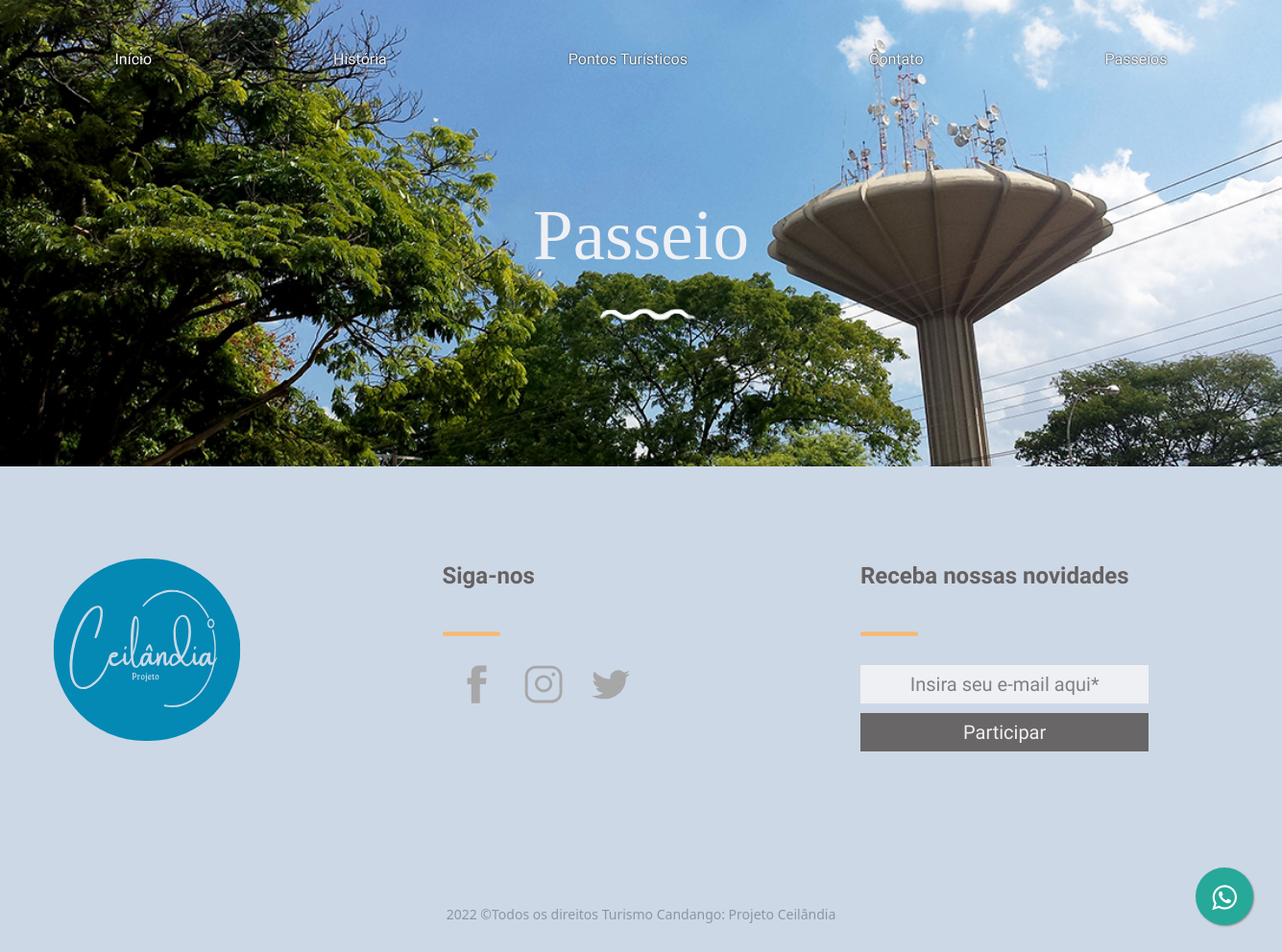
Page /VIEW/passeio.php on the earlier database version.
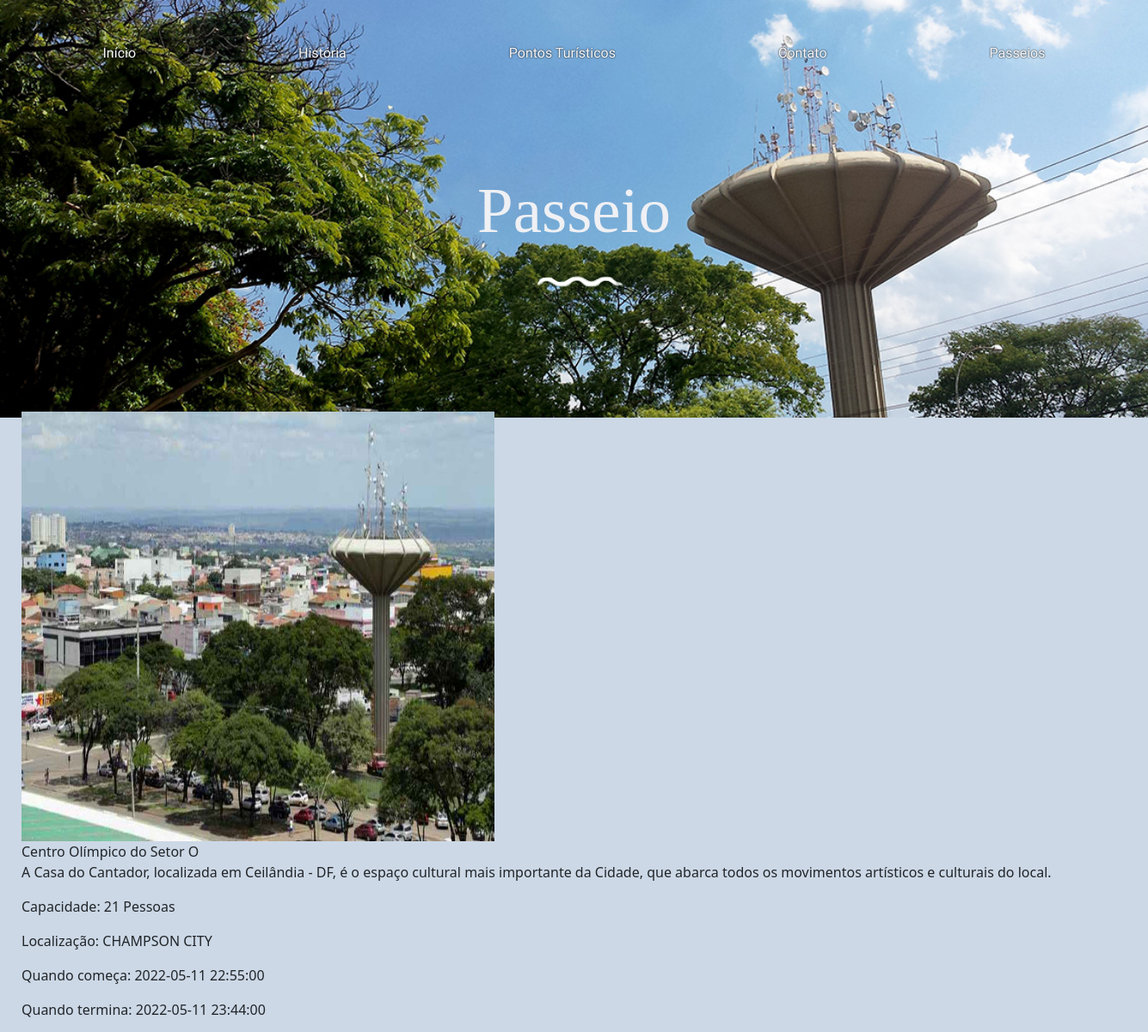
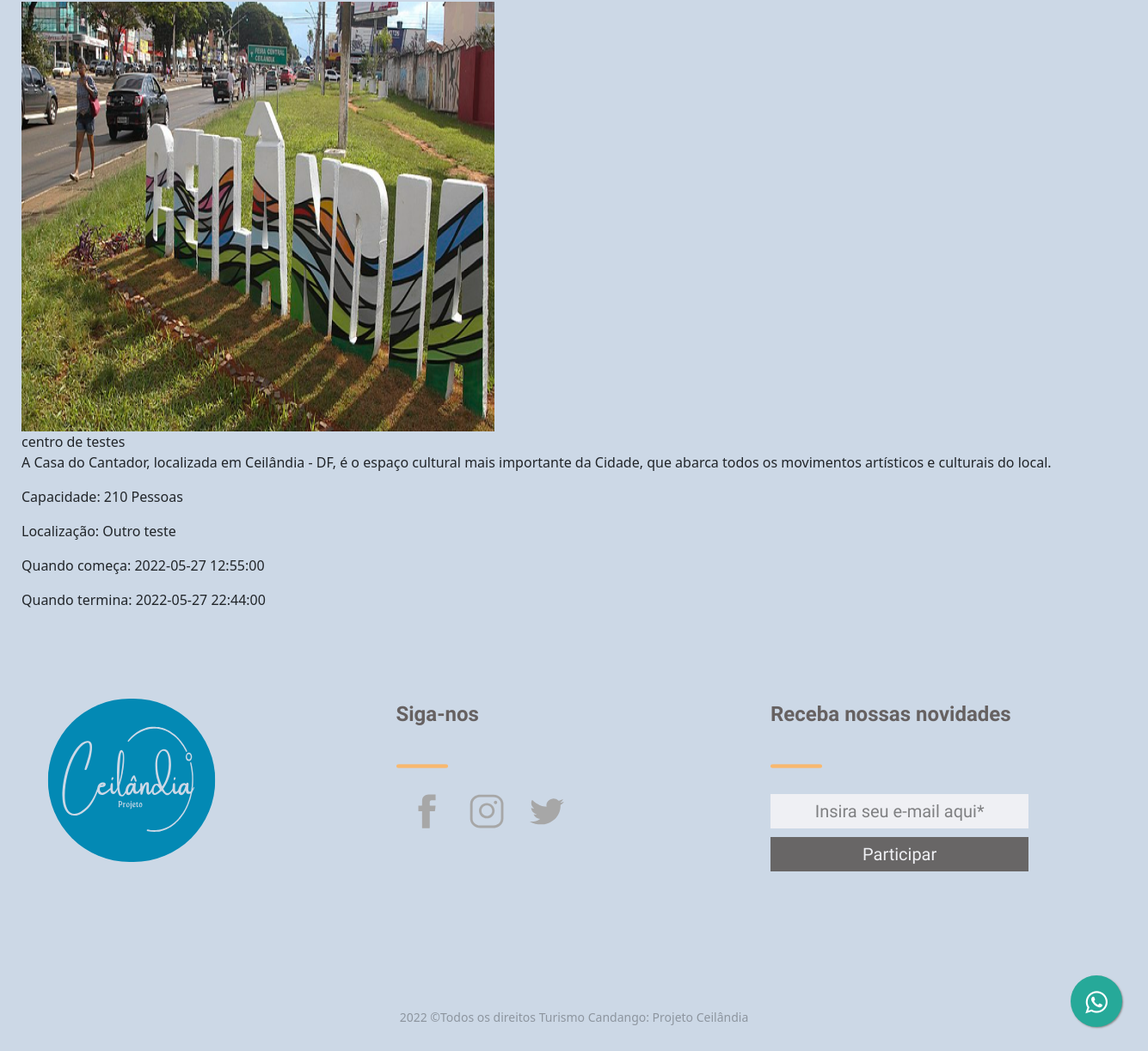
Same page on the later database version (2 pictures, top to bottom).
### tables this page shows
CREATE TABLE IF NOT EXISTS `tb_eventos` (
  `ID` INT NOT NULL AUTO_INCREMENT,
  `LOCAL` VARCHAR(45) NOT NULL,
  `TITULO` VARCHAR(45) NOT NULL,
  `DESCRICAO` VARCHAR(550) NOT NULL,
  `DATA_INICIO` datetime DEFAULT NULL,
  `DATA_TERMINO` datetime DEFAULT NULL,
  `CAPACIDADE` VARCHAR(45) NOT NULL DEFAULT '1',
  `FOTO` VARCHAR(60) DEFAULT NULL,
  `ATIVO` TINYINT NOT NULL DEFAULT 0,
  PRIMARY KEY (`ID`));

### DAO/conexao/Conexao.php (called while the page is built)
<?php
abstract class Conexao {
    private static $instance;
    public static function getInstance() {
        try {
            if ( !isset( self::$instance ) ) {
                self::$instance = new PDO( 'mysql:host=127.0.0.1;dbname=turismo', 'root', '' );
                self::$instance->setAttribute( PDO::ATTR_ERRMODE, PDO::ERRMODE_EXCEPTION );
            }
            return self::$instance;
        } catch ( PDOException $e ) {
            echo $e->getMessage();
        }
    }
}

### DAO/EventoDAO.php (called while the page is built, shortened)
<?php
require_once 'conexao/Conexao.php';
class EventoDAO {
    private $pdo;
    public function __construct() {
        $this->pdo = Conexao::getInstance();
    }
    public function findAll() {
        try {
            $sql = "SELECT * FROM tb_eventos WHERE capacidade > 1";
            $stmt = $this->pdo->prepare( $sql );
            $stmt->execute();
            $eventos = $stmt->fetchAll( PDO::FETCH_ASSOC );
            return $eventos;
        } catch ( PDOException $e ) {
            echo "Erro ao listar os Eventos! ", $e->getMessage();
        }
    }
}

### VIEW/passeio.php (the view, shortened to what this page needs)
<!DOCTYPE html>
<html lang="PT_br">
<head>
    <link rel="stylesheet" href="../CSS/style.css">
    <link rel="stylesheet" href="../LIB/bootstrap/css/bootstrap.min.css">
    <link rel="stylesheet" href="https://maxcdn.bootstrapcdn.com/font-awesome/4.5.0/css/font-awesome.min.css" />
</head>
<body>
    <?php include('header.php'); ?>
    <div class="apresentacao">
        <h1 class="titulo">Passeio</h1>
        <img src="../ASSETS/IMAGES/onda1.png" alt="onda1">
    </div>
    <div class="container-evento">
        <?php
        require_once '../DAO/EventoDAO.php';
        $eventoDAO = new EventoDAO();
        $eventos = $eventoDAO->findAll();
        foreach ($eventos as $evento) {
        ?>
            <div class="box-evento">
            <?php
            echo "<div class='foto_evento' id='img-evento'>";?>
                        <img src="../ASSETS/EVENTOS/foto/<?php echo $evento['FOTO'] ?>" alt="" width="550" height="500"/><?php
            echo "<div class='title_evento'>
                        <span>{$evento["TITULO"]}</span>";
            echo "<p class='descricao_evento'>
                        {$evento["DESCRICAO"]}
                    </p>";
            echo "<p class='capacidade_evento'>
                        Capacidade: {$evento["CAPACIDADE"]} Pessoas
                    </p>";
            echo "<p class='descricao_evento'>
                        Localização: {$evento["LOCAL"]}
                    </p>";
            echo "<p class='inicio_evento'>
                        Quando começa: {$evento["DATA_INICIO"]}
                    </p>";
            echo "<p class='termino_evento'>
                        Quando termina: {$evento["DATA_TERMINO"]}
                    </p>";
            echo "</div>";
            echo "</div>";
            echo "</div>";
            echo "</div>";
        }
            ?>
            </div>
    <?php include('footer.php') ?>
</body>
</html>

### VIEW/header.php (shortened to what this page needs)
<div class="flex-container mt-4">
        <div class="d-none d-sm-block"><a href="../VIEW/index.php">Início</a></div>
        <div class="d-none d-sm-block"><a href="../VIEW/historia.php">História</a></div>
        <div class="d-none d-sm-block"><a href="../VIEW/pontoturistico.php">Pontos Turísticos</a></div>
        <div class="d-none d-sm-block"><a href="../VIEW/contato.php">Contato</a></div>
        <div><a href="../VIEW/passeio.php">Passeios</a></div>
    </div>
    <a href="https://wa.me/" style="
         position: fixed;
         width: 60px;
         height: 60px;
         bottom: 40px;
         right: 30px;
         background-color: #26A999;
         color: #fff;
         border-radius: 50px;
         text-align: center;
         font-size: 30px;
         box-shadow: 1px 1px 2px #888;
         z-index: 1000;
         " target="_blank">
        <i style="margin-top: 16px" class="fa fa-whatsapp"></i>
    </a>

### VIEW/footer.php
<footer class="box-footer">
        <div class="flex-container2">
            <div class="logo redes">
                <img src="../ASSETS/SVG/logo1.svg" alt="">
            </div>
            <div class="redes">
                <p>Siga-nos</p>
                <img src="../ASSETS/IMAGES/separador-laranja.png" alt="separador laranja" class="separador6">
                <div class="img-footer">
                    <img class="ico-svg" src="../ASSETS/SVG/facebook.svg" alt="icone facebook">
                    <img class="ico-svg" src="../ASSETS/SVG/instagram.svg" alt="icone instagram">
                    <img class="ico-svg" src="../ASSETS/SVG/twitter.svg" alt="icone twitter">
                </div>
            </div>
            <div class="novidade redes">
                <p>Receba nossas novidades</p>
                <img src="../ASSETS/IMAGES/separador-laranja.png" alt="separador laranja" class="separador6">
                <div>
                <input class="input-text" type="text" value="Insira seu e-mail aqui*"><br>
                <input class="input-submit" type="submit" value="Participar">
                </div>
            </div>
        </div>
    </footer>
    <p class="fim">2022 &copy;Todos os direitos Turismo Candango: Projeto Ceilândia</p>

### CSS/style.css (style rules this page uses)
html { background-image: url(../ASSETS/IMAGES/background.jpeg); background-repeat: no-repeat; background-size: 100%; padding: 25px; background-color: #CCD8E6; }
body { all: initial; }
.apresentacao { font-family: 'Raleway', sans-serif; flex-direction: column; color: #EFF0F4; display: flex; justify-content: center; align-items: center; height: 405px; font-weight: 300; font-size: 5px; }
.titulo { margin-top: 0%; font-size: 75px; font-weight: 350; font-family: Georgia, 'Times New Roman', Times, serif; }
.flex-container { display: flex; justify-content: space-around; flex-wrap: wrap; }
.flex-container > div > a { font-family: 'Raleway'; font-style: normal; color: #fafafb; text-decoration: none; text-shadow: 0 0 2px #000; }
.box-footer { width: 1300px; height: 360px; display: block; grid-area: localizacao; margin: auto; margin-top: 8%; position: relative }
.flex-container2 { display: flex; justify-content: space-between; flex-wrap: wrap }
.redes { width: 33%; font-family: 'Raleway', sans-serif; color: #666161; font-weight: 600; }
.redes p { font-size: 24px; margin-bottom: 30px; }
.separador6 { width: 60px; height: 25px; }
.img-footer { display: flex; justify-content: left; }
.ico-svg { display: block; width: 40px; height: 40px; margin: 20px 15px 0; }
.input-text { width: 70%; height: 40px; text-align: center; background-color: #EFF0F4; font-family: 'Raleway', sans-serif; font-size: 20px; border: none; color: #00000077; margin: 20px 0 10px 0px; }
.input-submit { width: 70%; height: 40px; text-align: center; font-size: 20px; color: #EFF0F4; background-color: #686666; font-family: 'Raleway', sans-serif; border: none; }
.logo img { width: 196px; height: 190px; margin: 0 30px; }
.fim { text-align: center; color: #0000004f; font-size: 14px; }

Differences in the rows shown:
added tb_eventos: FOTO (picture), TITULO "Centro Olímpico do Setor O", DESCRICAO "A Casa do Cantador, localizada em Ceilândia - DF, é o espaço cultural mais importante da Cidade, que abarca todos os movimentos artísticos e culturais do local.", CAPACIDADE "21", LOCAL "CHAMPSON CITY", DATA_INICIO "2022-05-11 22:55:00", DATA_TERMINO "2022-05-11 23:44:00"
added tb_eventos: FOTO (picture), TITULO "centro de testes", DESCRICAO "A Casa do Cantador, localizada em Ceilândia - DF, é o espaço cultural mais importante da Cidade, que abarca todos os movimentos artísticos e culturais do local.", CAPACIDADE "210", LOCAL "Outro teste", DATA_INICIO "2022-05-27 12:55:00", DATA_TERMINO "2022-05-27 22:44:00"
